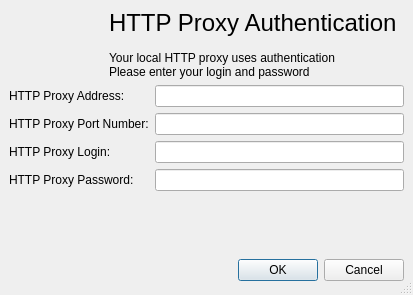
<ui version="4.0" >
 <author></author>
 <comment></comment>
 <exportmacro></exportmacro>
 <class>HttpProxyLoginWindow</class>
 <widget class="QDialog" name="HttpProxyLoginWindow" >
  <property name="geometry" >
   <rect>
    <x>0</x>
    <y>0</y>
    <width>413</width>
    <height>295</height>
   </rect>
  </property>
  <property name="windowTitle" >
   <string>@product@ - Local HTTP Proxy</string>
  </property>
  <property name="sizeGripEnabled" >
   <bool>true</bool>
  </property>
  <layout class="QGridLayout" >
   <property name="margin" >
    <number>9</number>
   </property>
   <property name="spacing" >
    <number>6</number>
   </property>
   <item row="0" column="0" colspan="2" >
    <widget class="QLabel" name="httpProxyLabel" >
     <property name="palette" >
      <palette>
       <active>
        <color>
         <red>0</red>
         <green>0</green>
         <blue>0</blue>
        </color>
        <color>
         <red>212</red>
         <green>208</green>
         <blue>200</blue>
        </color>
        <color>
         <red>255</red>
         <green>255</green>
         <blue>255</blue>
        </color>
        <color>
         <red>234</red>
         <green>229</green>
         <blue>220</blue>
        </color>
        <color>
         <red>128</red>
         <green>128</green>
         <blue>128</blue>
        </color>
        <color>
         <red>141</red>
         <green>139</green>
         <blue>133</blue>
        </color>
        <color>
         <red>255</red>
         <green>255</green>
         <blue>255</blue>
        </color>
        <color>
         <red>255</red>
         <green>255</green>
         <blue>255</blue>
        </color>
        <color>
         <red>0</red>
         <green>0</green>
         <blue>0</blue>
        </color>
        <color>
         <red>255</red>
         <green>255</green>
         <blue>255</blue>
        </color>
        <color>
         <red>212</red>
         <green>208</green>
         <blue>200</blue>
        </color>
        <color>
         <red>64</red>
         <green>64</green>
         <blue>64</blue>
        </color>
        <color>
         <red>10</red>
         <green>36</green>
         <blue>106</blue>
        </color>
        <color>
         <red>255</red>
         <green>255</green>
         <blue>255</blue>
        </color>
        <color>
         <red>0</red>
         <green>0</green>
         <blue>255</blue>
        </color>
        <color>
         <red>255</red>
         <green>0</green>
         <blue>255</blue>
        </color>
        <color>
         <red>232</red>
         <green>232</green>
         <blue>232</blue>
        </color>
       </active>
       <inactive>
        <color>
         <red>0</red>
         <green>0</green>
         <blue>0</blue>
        </color>
        <color>
         <red>212</red>
         <green>208</green>
         <blue>200</blue>
        </color>
        <color>
         <red>255</red>
         <green>255</green>
         <blue>255</blue>
        </color>
        <color>
         <red>234</red>
         <green>229</green>
         <blue>220</blue>
        </color>
        <color>
         <red>128</red>
         <green>128</green>
         <blue>128</blue>
        </color>
        <color>
         <red>141</red>
         <green>139</green>
         <blue>133</blue>
        </color>
        <color>
         <red>255</red>
         <green>255</green>
         <blue>255</blue>
        </color>
        <color>
         <red>255</red>
         <green>255</green>
         <blue>255</blue>
        </color>
        <color>
         <red>0</red>
         <green>0</green>
         <blue>0</blue>
        </color>
        <color>
         <red>255</red>
         <green>255</green>
         <blue>255</blue>
        </color>
        <color>
         <red>212</red>
         <green>208</green>
         <blue>200</blue>
        </color>
        <color>
         <red>64</red>
         <green>64</green>
         <blue>64</blue>
        </color>
        <color>
         <red>212</red>
         <green>208</green>
         <blue>200</blue>
        </color>
        <color>
         <red>0</red>
         <green>0</green>
         <blue>0</blue>
        </color>
        <color>
         <red>0</red>
         <green>0</green>
         <blue>255</blue>
        </color>
        <color>
         <red>255</red>
         <green>0</green>
         <blue>255</blue>
        </color>
        <color>
         <red>232</red>
         <green>232</green>
         <blue>232</blue>
        </color>
       </inactive>
       <disabled>
        <color>
         <red>106</red>
         <green>104</green>
         <blue>100</blue>
        </color>
        <color>
         <red>212</red>
         <green>208</green>
         <blue>200</blue>
        </color>
        <color>
         <red>255</red>
         <green>255</green>
         <blue>255</blue>
        </color>
        <color>
         <red>233</red>
         <green>231</green>
         <blue>227</blue>
        </color>
        <color>
         <red>128</red>
         <green>128</green>
         <blue>128</blue>
        </color>
        <color>
         <red>141</red>
         <green>139</green>
         <blue>133</blue>
        </color>
        <color>
         <red>106</red>
         <green>104</green>
         <blue>100</blue>
        </color>
        <color>
         <red>255</red>
         <green>255</green>
         <blue>255</blue>
        </color>
        <color>
         <red>106</red>
         <green>104</green>
         <blue>100</blue>
        </color>
        <color>
         <red>212</red>
         <green>208</green>
         <blue>200</blue>
        </color>
        <color>
         <red>212</red>
         <green>208</green>
         <blue>200</blue>
        </color>
        <color>
         <red>0</red>
         <green>0</green>
         <blue>0</blue>
        </color>
        <color>
         <red>10</red>
         <green>36</green>
         <blue>106</blue>
        </color>
        <color>
         <red>255</red>
         <green>255</green>
         <blue>255</blue>
        </color>
        <color>
         <red>0</red>
         <green>0</green>
         <blue>255</blue>
        </color>
        <color>
         <red>255</red>
         <green>0</green>
         <blue>255</blue>
        </color>
        <color>
         <red>232</red>
         <green>232</green>
         <blue>232</blue>
        </color>
       </disabled>
      </palette>
     </property>
     <property name="text" >
      <string>&lt;span style="font-size:18pt;">HTTP Proxy Authentication&lt;/span>&lt;br>&lt;br>&lt;span>Your local HTTP proxy uses authentication&lt;br>Please enter your login and password&lt;/span></string>
     </property>
     <property name="indent" >
      <number>100</number>
     </property>
    </widget>
   </item>
   <item row="1" column="1" >
    <widget class="QLineEdit" name="addressLineEdit" />
   </item>
   <item row="1" column="0" >
    <widget class="QLabel" name="addressLabel" >
     <property name="text" >
      <string>HTTP Proxy Address:</string>
     </property>
    </widget>
   </item>
   <item row="2" column="1" >
    <widget class="QLineEdit" name="portLineEdit" />
   </item>
   <item row="2" column="0" >
    <widget class="QLabel" name="portLabel" >
     <property name="text" >
      <string>HTTP Proxy Port Number:</string>
     </property>
    </widget>
   </item>
   <item row="3" column="1" >
    <widget class="QLineEdit" name="loginLineEdit" />
   </item>
   <item row="3" column="0" >
    <widget class="QLabel" name="loginLabel" >
     <property name="text" >
      <string>HTTP Proxy Login:</string>
     </property>
    </widget>
   </item>
   <item row="4" column="1" >
    <widget class="QLineEdit" name="passwordLineEdit" >
     <property name="echoMode" >
      <enum>QLineEdit::Password</enum>
     </property>
    </widget>
   </item>
   <item row="4" column="0" >
    <widget class="QLabel" name="passwordLabel" >
     <property name="text" >
      <string>HTTP Proxy Password:</string>
     </property>
    </widget>
   </item>
   <item row="6" column="0" colspan="2" >
    <layout class="QHBoxLayout" >
     <property name="margin" >
      <number>0</number>
     </property>
     <property name="spacing" >
      <number>6</number>
     </property>
     <item>
      <spacer>
       <property name="orientation" >
        <enum>Qt::Horizontal</enum>
       </property>
       <property name="sizeHint" >
        <size>
         <width>213</width>
         <height>31</height>
        </size>
       </property>
      </spacer>
     </item>
     <item>
      <widget class="QPushButton" name="okButton" >
       <property name="text" >
        <string>OK</string>
       </property>
      </widget>
     </item>
     <item>
      <widget class="QPushButton" name="cancelButton" >
       <property name="text" >
        <string>Cancel</string>
       </property>
      </widget>
     </item>
    </layout>
   </item>
   <item row="5" column="0" colspan="2" >
    <spacer>
     <property name="orientation" >
      <enum>Qt::Vertical</enum>
     </property>
     <property name="sizeHint" >
      <size>
       <width>20</width>
       <height>40</height>
      </size>
     </property>
    </spacer>
   </item>
  </layout>
 </widget>
 <pixmapfunction></pixmapfunction>
 <resources>
  <include location="../../../resources/wengophone.qrc" />
 </resources>
 <connections>
  <connection>
   <sender>okButton</sender>
   <signal>clicked()</signal>
   <receiver>HttpProxyLoginWindow</receiver>
   <slot>accept()</slot>
   <hints>
    <hint type="sourcelabel" >
     <x>252</x>
     <y>159</y>
    </hint>
    <hint type="destinationlabel" >
     <x>196</x>
     <y>116</y>
    </hint>
   </hints>
  </connection>
  <connection>
   <sender>cancelButton</sender>
   <signal>clicked()</signal>
   <receiver>HttpProxyLoginWindow</receiver>
   <slot>reject()</slot>
   <hints>
    <hint type="sourcelabel" >
     <x>334</x>
     <y>161</y>
    </hint>
    <hint type="destinationlabel" >
     <x>304</x>
     <y>107</y>
    </hint>
   </hints>
  </connection>
 </connections>
</ui>
